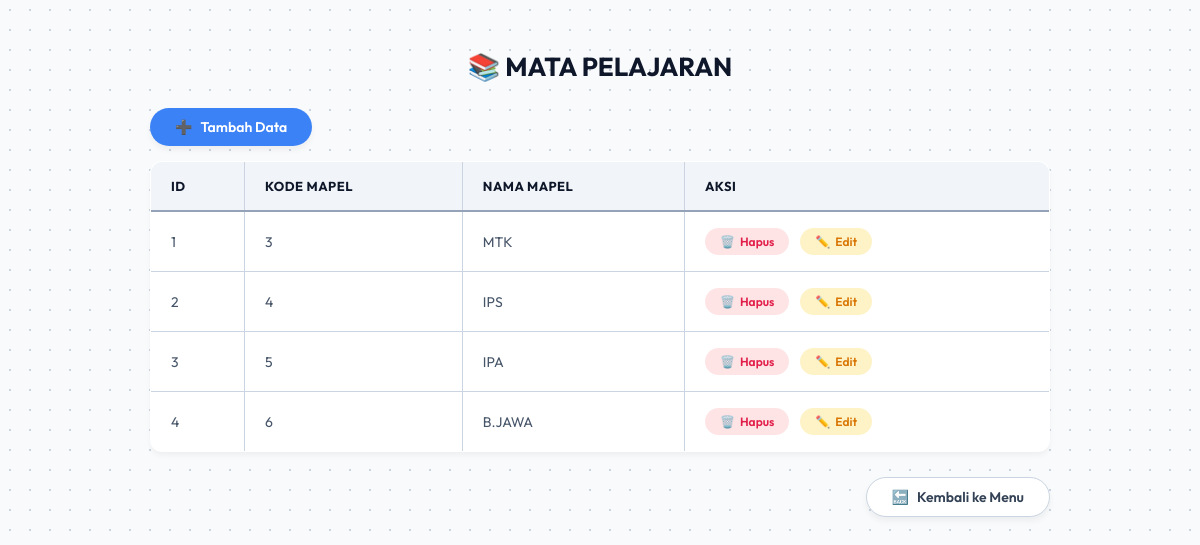
The app's page /mapel/index.php (signed in) with its own data.
### tables this page shows
CREATE TABLE `mapel` (
  `id` int(11) NOT NULL,
  `id_mapel` int(11) NOT NULL,
  `mapel` varchar(100) NOT NULL
);

### mapel/index.php (the view, shortened to what this page needs)
<?php
include 'koneksi.php';
?>
<!DOCTYPE html>
<html lang="id">
<head>
</head>
<body>
<div class="container">
    <h1>MATA PELAJARAN</h1>
    <a href="tambah.php" class="btn btn-tambah">Tambah Data</a>
    <table>
        <tr>
            <th>Id</th>
            <th>Kode mapel</th>
            <th>Nama mapel</th>
            <th>Aksi</th>
        </tr>
        <?php
        $query = mysqli_query($koneksi, "SELECT * FROM mapel");
        while($data = mysqli_fetch_array($query)){
        ?>
        <tr>
            <td><?php echo htmlspecialchars($data['id']); ?></td>
            <td><?php echo htmlspecialchars($data['id_mapel']); ?></td>
            <td><?php echo htmlspecialchars($data['mapel']); ?></td>
            <td>
                <a href="hapus.php?id=<?php echo $data['id']; ?>" class="action-btn btn-hapus">Hapus</a>
                <a href="edit.php?id=<?php echo $data['id']; ?>" class="action-btn btn-edit">Edit</a>
            </td>
        </tr>
        <?php } ?>
    </table>
    <a href="../index.php" class="btn btn-kembali">Kembali ke Menu</a>
</div>
</body>
</html>

### mapel/index.php (style rules this page uses)
:root { --bg-html: #f8fafc; --bg-dots: #cbd5e1; --text-primary: #0f172a; --text-secondary: #475569; --bg-table: #ffffff; --bg-th: #f1f5f9; --bg-hover: #f8fafc; --border-color: #cbd5e1; --border-strong: #94a3b8; --btn-kembali-bg: #ffffff; --btn-kembali-text: #334155; --shadow: rgba(0,0,0,0.05); }
html { background-color: var(--bg-html); background-image: radial-gradient(var(--bg-dots) 1px, transparent 1px); background-size: 20px 20px; min-height: 100vh; transition: background-color 0.3s, background-image 0.3s; }
body { font-family: 'Outfit', sans-serif; margin: 0; padding: 50px 20px 100px 20px; }
.container { max-width: 900px; margin: 0 auto; display: flex; flex-direction: column; gap: 15px; }
h1 { color: var(--text-primary); font-size: 26px; font-weight: 700; margin: 0 0 10px 0; text-align: center; }
h1::before { content: '📚 '; }
.btn { display: inline-flex; align-items: center; gap: 8px; text-decoration: none; padding: 10px 25px; border-radius: 50px; font-weight: 600; font-size: 14px; box-shadow: 0 4px 6px var(--shadow); transition: 0.2s; width: fit-content; }
.btn-tambah { background-color: #3b82f6; color: #ffffff; }
.btn-tambah::before { content: '➕'; font-size: 14px; }
.btn-kembali { background-color: var(--btn-kembali-bg); color: var(--btn-kembali-text); border: 1px solid var(--border-color); align-self: flex-end; margin-top: 10px; }
.btn-kembali::before { content: '🔙'; font-size: 14px; }
table { width: 100%; background: var(--bg-table); border-collapse: collapse; border-radius: 12px; overflow: hidden; box-shadow: 0 4px 6px -1px var(--shadow); border: 1px solid var(--border-strong) !important; }
table, th, td, tr { border-color: var(--border-color) !important; }
td, th { padding: 16px 20px; text-align: left; border: 1px solid var(--border-color) !important; font-size: 14px; color: var(--text-secondary); }
tr:first-child th { background-color: var(--bg-th); color: var(--text-primary); font-weight: 700; text-transform: uppercase; font-size: 13px; letter-spacing: 0.5px; border-bottom: 2px solid var(--border-strong) !important; }
.action-btn { display: inline-flex; align-items: center; gap: 5px; text-decoration: none; padding: 6px 15px; border-radius: 50px; font-size: 12px; font-weight: 600; margin-right: 8px; transition: 0.2s; }
.btn-edit { background: #fef3c7; color: #d97706; }
.btn-edit::before { content: '✏️'; }
.btn-hapus { background: #ffe4e6; color: #e11d48; }
.btn-hapus::before { content: '🗑️'; }

### records on screen
mapel: id "1", id_mapel "3", mapel "MTK"
mapel: id "2", id_mapel "4", mapel "IPS"
mapel: id "3", id_mapel "5", mapel "IPA"
mapel: id "4", id_mapel "6", mapel "B.JAWA"
